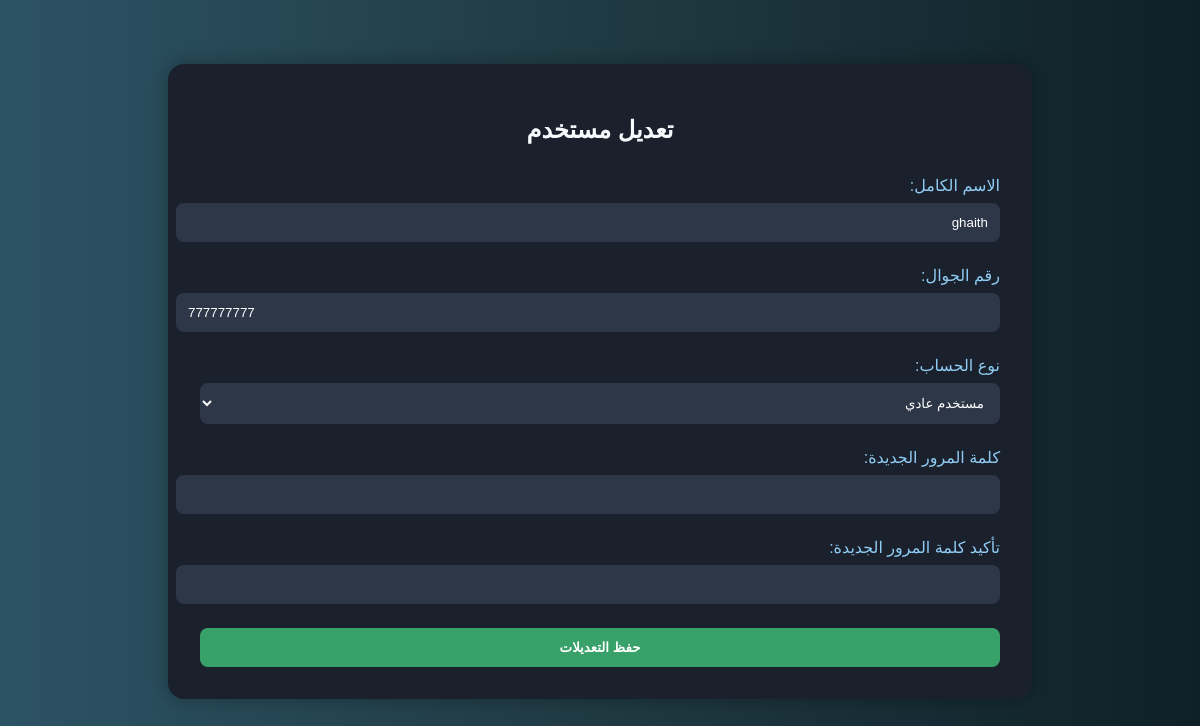
/admin/users/edit_user.php?id=4 (signed in), run on the app's committed database.
### tables this page shows
CREATE TABLE `users` (
  `id` int(11) NOT NULL,
  `fullname` varchar(100) NOT NULL,
  `phone` varchar(20) NOT NULL,
  `password` varchar(255) NOT NULL,
  `type` enum('user','admin') DEFAULT 'user',
  `created_at` timestamp NOT NULL DEFAULT CURRENT_TIMESTAMP,
  `updated_at` timestamp NOT NULL DEFAULT CURRENT_TIMESTAMP ON UPDATE CURRENT_TIMESTAMP
);

### admin/users/edit_user.php (the view, shortened to what this page needs)
<?php
require __DIR__ . '/../../db/db_connect.php';
$user = [];
if (isset($_GET['id']) && is_numeric($_GET['id'])) {
    $id = intval($_GET['id']);
    $stmt = $conn->prepare("SELECT * FROM users WHERE id = ?");
    $stmt->bind_param("i", $id);
    $stmt->execute();
    $result = $stmt->get_result();
    $user = $result->fetch_assoc();
}
?>
<!DOCTYPE html>
<html lang="ar" dir="rtl">
<head>
  <link rel="stylesheet" href="https://cdnjs.cloudflare.com/ajax/libs/font-awesome/6.5.0/css/all.min.css">
</head>
<body>
  <div class="container">
    <h2>تعديل مستخدم</h2>
    <form method="POST">
      <div class="form-group">
        <label>الاسم الكامل:</label>
        <input type="text" name="fullname" value="<?= $user['fullname'] ?>" required>
      </div>
      <div class="form-group">
        <label>رقم الجوال:</label>
        <input type="tel" name="phone" value="<?= $user['phone'] ?>" required>
      </div>
      <div class="form-group">
        <label>نوع الحساب:</label>
        <select name="type" required>
          <option value="user" <?= $user['type'] == 'user' ? 'selected' : '' ?>>مستخدم عادي</option>
        </select>
      </div>
      <div class="form-group">
        <label>كلمة المرور الجديدة:</label>
        <input type="password" name="new_password">
      </div>
      <div class="form-group">
        <label>تأكيد كلمة المرور الجديدة:</label>
        <input type="password" name="confirm_password">
      </div>
      <button type="submit">حفظ التعديلات</button>
    </form>
  </div>
</body>
</html>

### admin/users/edit_user.php (style rules this page uses)
body { font-family: 'Tajawal', sans-serif; background: linear-gradient(to right, #2C5364, #203A43, #0F2027); color: white; margin: 0; padding: 2rem; }
.container { max-width: 800px; margin: 2rem auto; background: #1a202c; padding: 2rem; border-radius: 16px; box-shadow: 0 0 20px rgba(0,0,0,0.3); }
h2 { text-align: center; color: #f7fafc; margin-bottom: 2rem; }
.form-group { margin-bottom: 1.5rem; }
label { display: block; margin-bottom: 0.5rem; color: #90cdf4; }
input, select { width: 100%; padding: 0.75rem; border: none; border-radius: 8px; background-color: #2D3748; color: white; }
button { width: 100%; padding: 0.75rem; background-color: #38a169; border: none; border-radius: 8px; color: white; font-weight: bold; cursor: pointer; transition: background 0.3s ease; }

### data on the page
users: fullname "ghaith", phone "777777777", type "مستخدم عادي"
